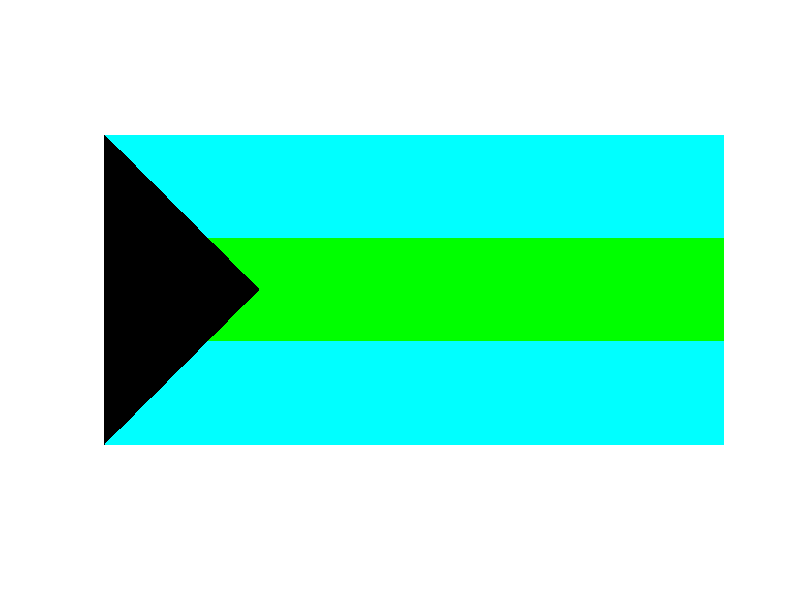
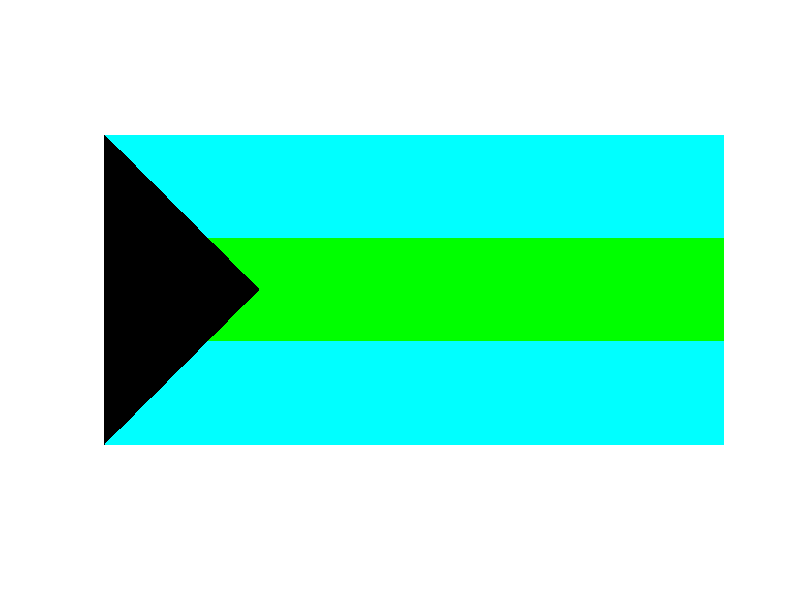

Write the MATLAB code that produced these figures, in order.
bah=zeros(300,600,3)+255;
k=0;
bah(:,:,1:2)=0;
%{
bah(1:100,:,1:2)=;
bah(201:300,:,1:2)=0;
%}

bah(1:100,:,2:3)=255;
bah(201:300,:,2:3)=255;

bah(101:200,:,1)=0;
bah(101:200,:,2)=255;
bah(101:200,:,3)=0;


for c=1:200
    bah(k+1:300-k,c,:)=0;
    k=k+1;
    
endfor

figure(),imshow(bah);
figure(),imshow(bah);